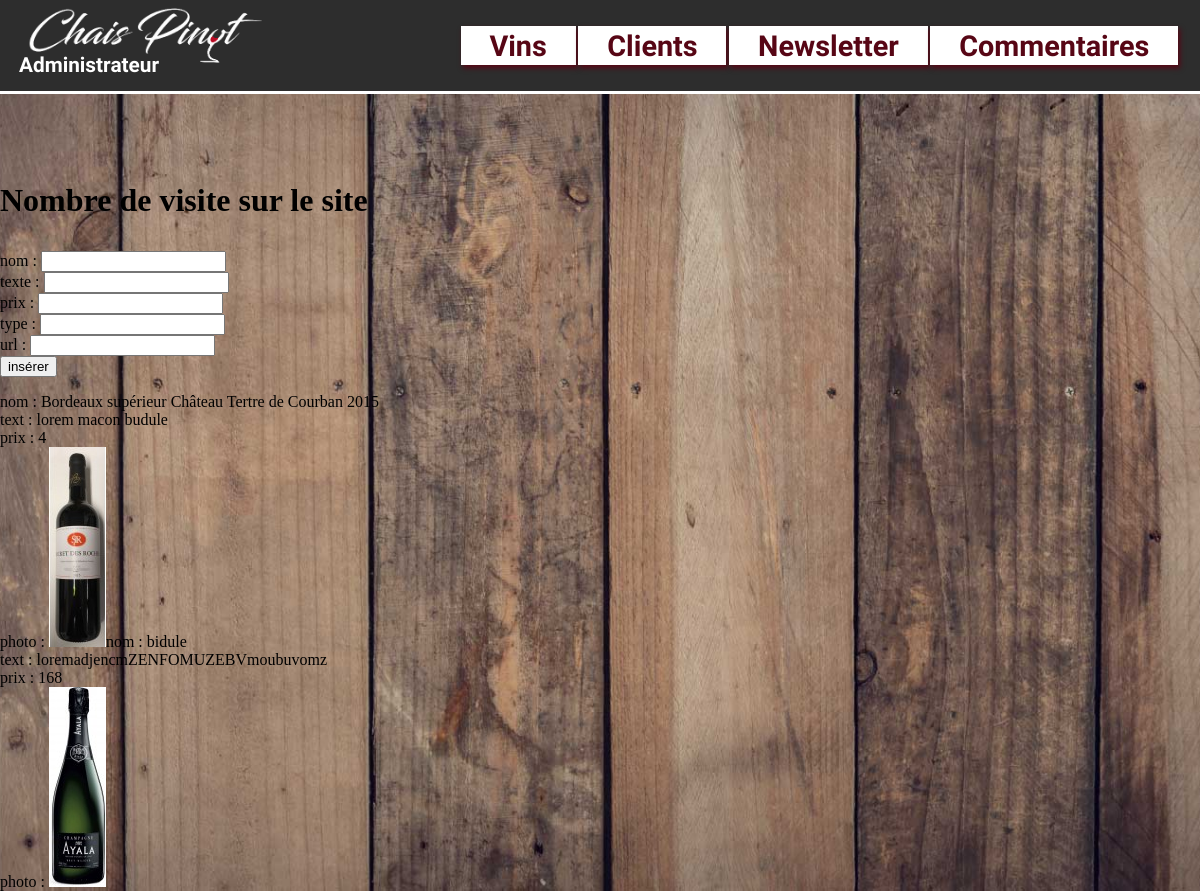
The app's page /admin/index.php with its own data.
### tables this page shows
CREATE TABLE `vin_rouge` (
  `id` int(11) NOT NULL,
  `name` varchar(255) NOT NULL,
  `text` text NOT NULL,
  `price` float NOT NULL,
  `photo` text NOT NULL,
  `type` text NOT NULL
);

### Controller/Backend_admin.php (called while the page is built, shortened)
<?php
    require_once('../model-manager/adminManager.php');
function homeAdmin(){
        $affichage = new viewtest;
        $affichaceView = $affichage->pamplemousse();
    require('./view/view_admin_Home.php');
}

### model-manager/adminManager.php (called while the page is built, shortened)
<?php
class viewtest extends DataConnect{
    public function pamplemousse()
        {
            $db = $this->dbConnect();
            $req = $db->query("SELECT `name`, `text`, `price`, `photo` from vin_rouge");
            return $req;
        }
}

### admin/view/view_admin_Home.php (the view, shortened to what this page needs)
<link rel="stylesheet" href="https://use.fontawesome.com/releases/v5.8.2/css/all.css">
<?php
$css = '<link rel="stylesheet" type="text/css" href="../public/css/admin.css">';
?>
<section >
    <article>
        <h1> Nombre de visite sur le site </h1>
    <form action="index.php?action=insertVin" method="post">
       <label for="name"> nom :</label>
       <input type="text" name="name">
       <br>
       <label for="text"> texte :</label>
       <input type="text" name="text">
       <br>
       <label for="price"> prix : </label>
       <input type="text" name="price">
       <br>
       <label for="type"> type : </label>
       <input type="text" name="type">
       <br>
       <label for="photo"> url : </label>
       <input type="text" name="photo">
       <br>
       <input type="submit" value="insérer">
    </form>
        <?php
        while($donnees = $affichaceView->fetch()){
            echo 'nom : ' . $donnees['name'] . '<br>text : ' . $donnees['text'] . '<br> prix : ' . $donnees['price']  . '<br>photo : <img src="../' . $donnees['photo'] . '">';
        }
        ?>
    </article>
</section>
<?php require('../view/template/template_admin_fr.php'); ?>

### public/css/headerFooter.css (style rules this page uses)
:root { --colorbordeau: rgb(87, 6, 21); }
section { margin-top: 12em; }
body { background-attachment: fixed; background-position: top; background-repeat: no-repeat; background-size: cover; background-image: url('../images/divers/parquet.jpg'); margin: 0; }
h1 { font-size: 2em }
@media screen and (max-width: 1500px) { section { margin-top: 8em; } }

### records on screen
vin_rouge: name "Bordeaux supérieur Château Tertre de Courban 2015", text "lorem macon budule", price "4", photo (picture)
vin_rouge: name "bidule", text "loremadjencmZENFOMUZEBVmoubuvomz", price "168", photo (picture)
